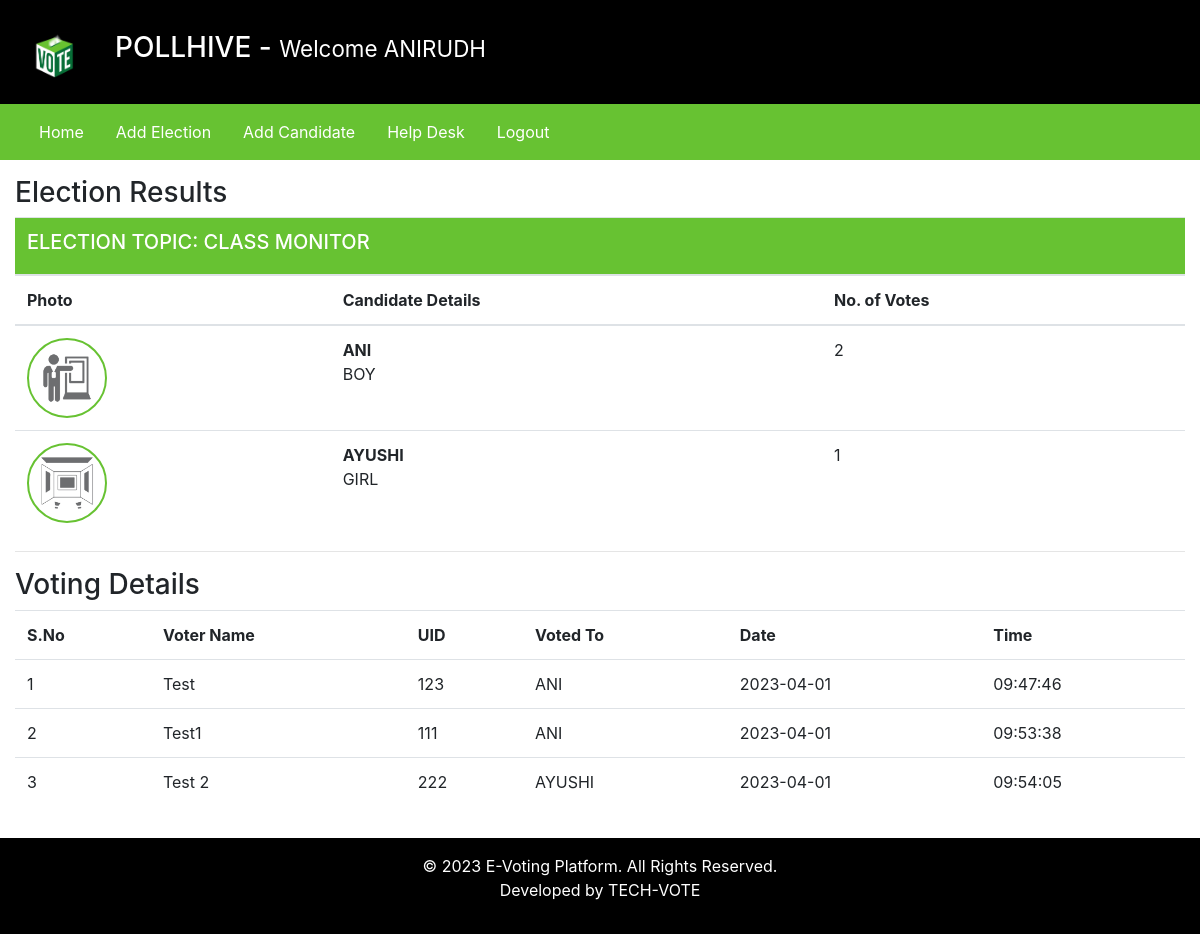
Page /admin/index.php?viewResult=2 (signed in) on the committed database.
### tables this page shows
CREATE TABLE `elections` (
  `id` int(11) NOT NULL,
  `election_topic` varchar(255) DEFAULT NULL,
  `no_of_candidates` int(11) DEFAULT NULL,
  `starting_date` date DEFAULT NULL,
  `ending_date` date DEFAULT NULL,
  `status` varchar(45) DEFAULT NULL,
  `inserted_by` varchar(255) DEFAULT NULL,
  `inserted_on` date DEFAULT NULL
);

CREATE TABLE `candidate_details` (
  `id` int(11) NOT NULL,
  `election_id` int(11) DEFAULT NULL,
  `candidate_name` varchar(255) DEFAULT NULL,
  `candidate_details` text DEFAULT NULL,
  `candidate_photo` text DEFAULT NULL,
  `inserted_by` varchar(255) DEFAULT NULL,
  `inserted_on` date DEFAULT NULL
);

CREATE TABLE `votings` (
  `id` int(11) NOT NULL,
  `election_id` int(11) DEFAULT NULL,
  `voters_id` int(11) DEFAULT NULL,
  `candidate_id` int(11) NOT NULL,
  `vote_date` date DEFAULT NULL,
  `vote_time` time DEFAULT NULL
);

CREATE TABLE `users` (
  `id` int(11) NOT NULL,
  `username` varchar(255) DEFAULT NULL,
  `contact_no` varchar(45) DEFAULT NULL,
  `password` text DEFAULT NULL,
  `user_role` varchar(45) DEFAULT NULL
);

### admin/inc/viewResults.php (the view, shortened to what this page needs)
<?php
$election_id = $_GET['viewResult'];
?>
<div class="row my-3">
    <div class="col-12">
        <h3> Election Results </h3>
        <?php
        $fetchingActiveElections = mysqli_query($db, "SELECT * FROM elections WHERE id = '" . $election_id . "'") or die(mysqli_error($db));
        $totalActiveElections = mysqli_num_rows($fetchingActiveElections);
        if ($totalActiveElections > 0) {
            while ($data = mysqli_fetch_assoc($fetchingActiveElections)) {
                $election_id = $data['id'];
                $election_topic = $data['election_topic'];
                ?>
                <table class="table">
                    <thead>
                        <tr>
                            <th colspan="4" class="bg-green text-white">
                                <h5> ELECTION TOPIC:
                                    <?php echo strtoupper($election_topic); ?>
                                </h5>
                            </th>
                        </tr>
                        <tr>
                            <th> Photo </th>
                            <th> Candidate Details </th>
                            <th> No. of Votes </th>
                        </tr>
                    </thead>
                    <tbody>
                        <?php
                        $fetchingCandidates = mysqli_query($db, "SELECT * FROM candidate_details WHERE election_id = '" . $election_id . "'") or die(mysqli_error($db));
                        while ($candidateData = mysqli_fetch_assoc($fetchingCandidates)) {
                            $candidate_id = $candidateData['id'];
                            $candidate_photo = $candidateData['candidate_photo'];
                            $fetchingVotes = mysqli_query($db, "SELECT * FROM votings WHERE candidate_id = '" . $candidate_id . "'") or die(mysqli_error($db));
                            $totalVotes = mysqli_num_rows($fetchingVotes);
                            ?>
                            <tr>
                                <td> <img src="<?php echo $candidate_photo; ?>" class="candidate_photo"> </td>
                                <td>
                                    <?php echo "<b>" . $candidateData['candidate_name'] . "</b><br />" . $candidateData['candidate_details']; ?>
                                </td>
                                <td>
                                    <?php echo $totalVotes; ?>
                                </td>
                            </tr>
                            <?php
                        }
                        ?>
                    </tbody>
                </table>
                <?php
            }
        } else {
            echo "No any active election.";
        }
        ?>
        <hr>
        <h3>Voting Details</h3>
        <?php
        $fetchingVoteDetails = mysqli_query($db, "SELECT * FROM votings WHERE election_id = '" . $election_id . "'");
        $number_of_votes = mysqli_num_rows($fetchingVoteDetails);
        if ($number_of_votes > 0) {
            $sno = 1;
            ?>
            <table class="table">
                <tr>
                    <th>S.No</th>
                    <th>Voter Name</th>
                    <th>UID</th>
                    <th>Voted To</th>
                    <th>Date </th>
                    <th>Time</th>
                </tr>
                <?php
                while ($data = mysqli_fetch_assoc($fetchingVoteDetails)) {
                    $voters_id = $data['voters_id'];
                    $candidate_id = $data['candidate_id'];
                    $fetchingUsername = mysqli_query($db, "SELECT * FROM users WHERE id = '" . $voters_id . "'") or die(mysqli_error($db));
                    $isDataAvailable = mysqli_num_rows($fetchingUsername);
                    $userData = mysqli_fetch_assoc($fetchingUsername);
                    if ($isDataAvailable > 0) {
                        $username = $userData['username'];
                        $contact_no = $userData['contact_no'];
                    } else {
                        $username = "No_Data";
                        $contact_no = $userData['contact_no'];
                    }
                    $fetchingCandidateName = mysqli_query($db, "SELECT * FROM candidate_details WHERE id = '" . $candidate_id . "'") or die(mysqli_error($db));
                    $isDataAvailable = mysqli_num_rows($fetchingCandidateName);
                    $candidateData = mysqli_fetch_assoc($fetchingCandidateName);
                    if ($isDataAvailable > 0) {
                        $candidate_name = $candidateData['candidate_name'];
                    } else {
                        $candidate_name = "No_Data";
                    }
                    ?>
                    <tr>
                        <td>
                            <?php echo $sno++; ?>
                        </td>
                        <td>
                            <?php echo $username; ?>
                        </td>
                        <td>
                            <?php echo $contact_no; ?>
                        </td>
                        <td>
                            <?php echo $candidate_name; ?>
                        </td>
                        <td>
                            <?php echo $data['vote_date']; ?>
                        </td>
                        <td>
                            <?php echo $data['vote_time']; ?>
                        </td>
                    </tr>
                    <?php
                }
                echo "</table>";
        } else {
            echo "No any vote detail is available!";
        }
        ?>
    </div>
</div>

### admin/inc/header.php (shortened to what this page needs)
<!DOCTYPE html>
<html lang="en">
<head>
    <link rel="stylesheet" href="../assets/css/bootstrap.min.css">
    <link rel="stylesheet" href="../assets/css/style.css">
</head>
<body>
    <div class="container-fluid">
        <div class="row bg-black text-white">
            <div class="col-1">
                <img src="../assets/images/logo.gif" width="80px" />
            </div>
            <div class="col-11 my-auto">
                <h3> POLLHIVE - <small> Welcome
                        <?php echo $_SESSION['username']; ?>
                    </small> </h3>
            </div>
        </div>

### admin/inc/navigation.php (shortened to what this page needs)
<div class="row bg-green">
    <div class="col-12 bg-green">
        <nav class="navbar navbar-expand-lg navbar-light bg-green">
            <div class="collapse navbar-collapse" id="navbarSupportedContent">
                <ul class="navbar-nav mr-auto">
                    <li class="nav-item">
                        <a class="nav-link text-white mr-3" href="index.php?homepage=1">Home</a>
                    </li>
                    <li class="nav-item">
                        <a class="nav-link text-white mr-3" href="index.php?addElectionPage=1">Add Election</a>
                    </li>
                    <li class="nav-item">
                        <a class="nav-link text-white mr-3" href="index.php?addCandidatePage=1">Add Candidate</a>
                    </li>
                    <li class="nav-item">
                        <a class="nav-link text-white mr-3" href="inc/HelpDesk.php">Help Desk</a>
                    </li>
                    <li class="nav-item">
                        <a class="nav-link text-white mr-3" href="logout.php">Logout</a>
                    </li>
                </ul>
            </div>
        </nav>
    </div>
</div>

### admin/index.php
<?php
require_once("inc/header.php");
require_once("inc/navigation.php");
if (isset($_GET['homepage'])) {
    require_once("inc/homepage.php");
} else if (isset($_GET['addElectionPage'])) {
    require_once("inc/add_elections.php");
} else if (isset($_GET['addCandidatePage'])) {
    require_once("inc/add_candidates.php");
} else if (isset($_GET['HelpDeskPage'])) {
    require_once("inc/HelpDesk.php");
} else if (isset($_GET['viewResult'])) {
    require_once("inc/viewResults.php");
}
?>
<?php
require_once("inc/footer.php");
?>

### admin/inc/footer.php (shortened to what this page needs)
<div class="row bg-black text-center text-white">
    <div class="col-12 my-3">
        <p> &copy; 2023 E-Voting Platform. All Rights Reserved. <br />
            Developed by TECH-VOTE
        </p>
    </div>
</div>
</div>
</body>
</html>

### assets/css/style.css (style rules this page uses)
.text-white { color: #fff; }
.bg-black { background-color: #000; }
.bg-green { background-color: #67C232; }
.candidate_photo { width: 80px; height: 80px; border: 2px solid #67C232; border-radius: 100%; }

### rows in the picture
elections: election_topic "CLASS MONITOR"
candidate_details: candidate_photo (picture), candidate_name "ANI", candidate_details "BOY", totalVotes "2"
candidate_details: candidate_photo (picture), candidate_name "AYUSHI", candidate_details "GIRL", totalVotes "1"
votings: users.username "Test", users.contact_no "123", candidate_details.candidate_name "ANI", vote_date "2023-04-01", vote_time "09:47:46"
votings: users.username "Test1", users.contact_no "111", candidate_details.candidate_name "ANI", vote_date "2023-04-01", vote_time "09:53:38"
votings: users.username "Test 2", users.contact_no "222", candidate_details.candidate_name "AYUSHI", vote_date "2023-04-01", vote_time "09:54:05"

### other values in the picture
$_SESSION['username'] "ANIRUDH"
